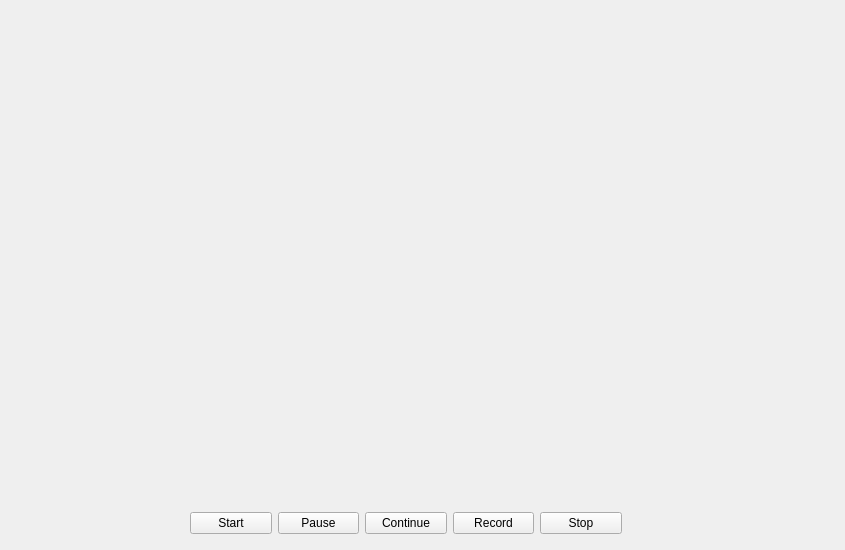
<?xml version="1.0" encoding="UTF-8"?>
<ui version="4.0">
 <class>VideoCall</class>
 <widget class="QWidget" name="VideoCall">
  <property name="geometry">
   <rect>
    <x>0</x>
    <y>0</y>
    <width>845</width>
    <height>550</height>
   </rect>
  </property>
  <property name="windowTitle">
   <string>Form</string>
  </property>
  <widget class="QWidget" name="layoutWidget">
   <property name="geometry">
    <rect>
     <x>190</x>
     <y>510</y>
     <width>432</width>
     <height>27</height>
    </rect>
   </property>
   <layout class="QHBoxLayout" name="horizontalLayout">
    <item>
     <widget class="QPushButton" name="startVideo">
      <property name="text">
       <string>Start</string>
      </property>
     </widget>
    </item>
    <item>
     <widget class="QPushButton" name="pauseVideo">
      <property name="text">
       <string>Pause</string>
      </property>
     </widget>
    </item>
    <item>
     <widget class="QPushButton" name="continueVideo">
      <property name="text">
       <string>Continue</string>
      </property>
     </widget>
    </item>
    <item>
     <widget class="QPushButton" name="recordVideo">
      <property name="text">
       <string>Record</string>
      </property>
     </widget>
    </item>
    <item>
     <widget class="QPushButton" name="stopVideo">
      <property name="text">
       <string>Stop</string>
      </property>
     </widget>
    </item>
   </layout>
  </widget>
  <widget class="QLabel" name="image_lbl">
   <property name="geometry">
    <rect>
     <x>80</x>
     <y>20</y>
     <width>640</width>
     <height>480</height>
    </rect>
   </property>
   <property name="text">
    <string/>
   </property>
  </widget>
 </widget>
 <resources/>
 <connections/>
</ui>
